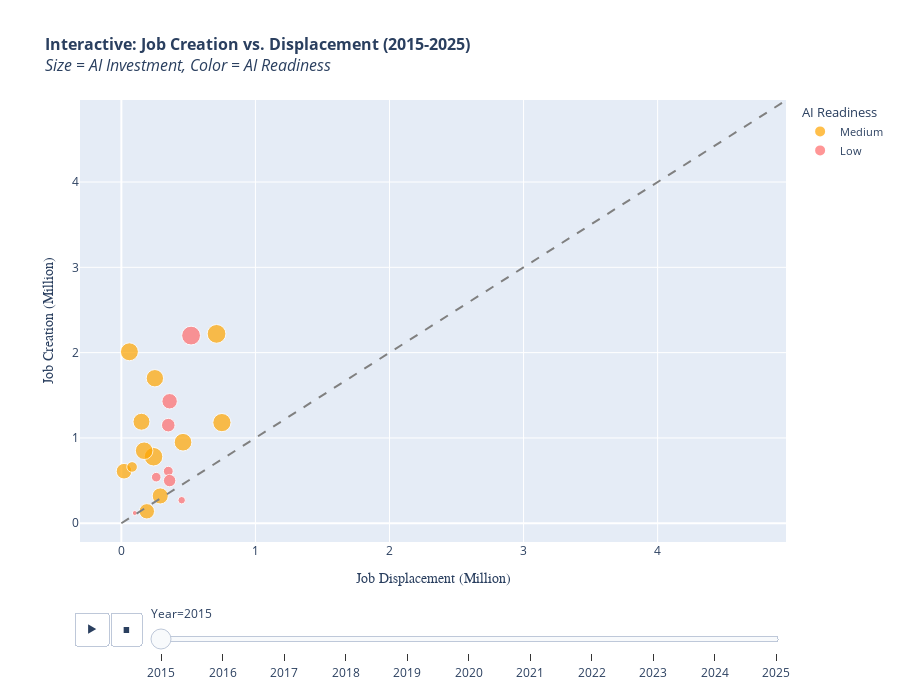

Notebook source saved alongside this figure:
### Markdown cell above
**Interpretation:** Strong positive correlations exist between AI investment, automation, and productivity. Interestingly, employment rate shows weak correlation with automation, suggesting complex dynamics. Reskilling investment positively correlates with job creation.

#### Figure 7: Interactive Plotly Visualization - Job Creation vs. Displacement by Country

**Purpose:** Enable interactive exploration of job market dynamics across countries and years.  
**Chart Type:** Interactive Plotly scatter plot - allows zooming, panning, and hover details for deeper exploration.

### Code cell
# Create interactive scatter plot with Plotly
fig_plotly = px.scatter(
    df_clean,
    x='Job_Displacement_Million',
    y='Job_Creation_Million',
    size='AI_Investment_BillionUSD',
    color='AI_Readiness_Category',
    hover_data=['Country', 'Year', 'Employment_Rate_Percent',
                'Reskilling_Investment_MillionUSD'],
    animation_frame='Year',
    animation_group='Country',
    color_discrete_map={'Low': '#FF6B6B',
                        'Medium': '#FFA500', 'High': '#4ECDC4'},
    title='<b>Interactive: Job Creation vs. Displacement (2015-2025)</b><br><i>Size = AI Investment, Color = AI Readiness</i>',
    labels={
        'Job_Displacement_Million': 'Job Displacement (Million)',
        'Job_Creation_Million': 'Job Creation (Million)',
        'AI_Readiness_Category': 'AI Readiness'
    },
    height=700
)

# Add diagonal line (y=x) for reference
max_val = max(df_clean['Job_Displacement_Million'].max(),
              df_clean['Job_Creation_Million'].max())
fig_plotly.add_shape(
    type='line', line=dict(dash='dash', color='gray', width=2),
    x0=0, y0=0, x1=max_val, y1=max_val
)

# Customize layout
fig_plotly.update_layout(
    font=dict(size=12),
    title_font_size=16,
    xaxis=dict(title_font=dict(size=14, family='Arial Black')),
    yaxis=dict(title_font=dict(size=14, family='Arial Black')),
    legend=dict(title_font=dict(size=13), font=dict(size=11))
)

fig_plotly.show()

print("Interactive Chart Features:")
print("  - Play/pause animation to see temporal changes")
print("  - Hover over points for detailed country information")
print("  - Click legend items to filter by AI readiness category")
print("  - Zoom and pan to explore specific regions")
print("  - Points above diagonal line = net positive job creation")

### Figure 1 — Plotly figure (JSON) as saved in the notebook; plotly's stock layout.template omitted (floating-point values rounded to 4 significant figures)
{"data": [{"customdata": [["United States", 2015, 65.5, 709.0], ["China", 2015, 68.44, 554.8], ["Germany", 2015, 76.12, 239.9], ["Japan", 2015, 61.85, 643.4], ["South Korea", 2015, 70.72, 596.8], ["France", 2015, 77.23, 141.2], ["Canada", 2015, 67.4, 943.0], ["Brazil", 2015, 71.14, 798.4], ["Netherlands", 2015, 73.11, 513.0], ["Sweden", 2015, 71.23, 908.0], ["Italy", 2015, 65.34, 491.3], ["Mexico", 2015, 65.97, 237.6]], "hovertemplate": "AI Readiness=Medium<br>Year=%{customdata[1]}<br>Job Displacement (Million)=%{x}<br>Job Creation (Million)=%{y}<br>AI_Investment_BillionUSD=%{marker.size}<br>Country=%{customdata[0]}<br>Employment_Rate_Percent=%{customdata[2]}<br>Reskilling_Investment_MillionUSD=%{customdata[3]}<extra></extra>", "ids": ["United States", "China", "Germany", "Japan", "South Korea", "France", "Canada", "Brazil", "Netherlands", "Sweden", "Italy", "Mexico"], "legendgroup": "Medium", "marker": {"color": "#FFA500", "size": [52.46, 71.55, 66.89, 76.35, 63.72, 68.7, 54.16, 77.94, 69.06, 24.97, 57.38, 73.69], "sizemode": "area", "sizeref": 0.4432, "symbol": "circle"}, "mode": "markers", "name": "Medium", "orientation": "v", "showlegend": true, "type": "scatter", "x": [0.19, 0.06, 0.25, 0.24, 0.15, 0.17, 0.02, 0.71, 0.46, 0.08, 0.29, 0.75], "xaxis": "x", "y": [0.14, 2.01, 1.7, 0.78, 1.19, 0.85, 0.61, 2.22, 0.95, 0.66, 0.32, 1.18], "yaxis": "y"}, {"customdata": [["India", 2015, 73, 630.3], ["United Kingdom", 2015, 61.6, 350.2], ["Australia", 2015, 63.42, 441.5], ["Russia", 2015, 66.31, 948.6], ["Turkey", 2015, 79.95, 142.4], ["Singapore", 2015, 75.84, 443.5], ["Spain", 2015, 79.42, 748.6], ["South Africa", 2015, 77.52, 260.8]], "hovertemplate": "AI Readiness=Low<br>Year=%{customdata[1]}<br>Job Displacement (Million)=%{x}<br>Job Creation (Million)=%{y}<br>AI_Investment_BillionUSD=%{marker.size}<br>Country=%{customdata[0]}<br>Employment_Rate_Percent=%{customdata[2]}<br>Reskilling_Investment_MillionUSD=%{customdata[3]}<extra></extra>", "ids": ["India", "United Kingdom", "Australia", "Russia", "Turkey", "Singapore", "Spain", "South Africa"], "legendgroup": "Low", "marker": {"color": "#FF6B6B", "size": [5.4, 21.49, 52.78, 20.54, 34.22, 12.36, 78.51, 40.95], "sizemode": "area", "sizeref": 0.4432, "symbol": "circle"}, "mode": "markers", "name": "Low", "orientation": "v", "showlegend": true, "type": "scatter", "x": [0.1, 0.35, 0.36, 0.26, 0.36, 0.45, 0.52, 0.35], "xaxis": "x", "y": [0.12, 0.61, 1.43, 0.54, 0.5, 0.27, 2.2, 1.15], "yaxis": "y"}], "layout": {"font": {"size": 12}, "height": 700, "legend": {"font": {"size": 11}, "itemsizing": "constant", "title": {"font": {"size": 13}, "text": "AI Readiness"}, "tracegroupgap": 0}, "shapes": [{"line": {"color": "gray", "dash": "dash", "width": 2}, "type": "line", "x0": 0, "x1": 4.95, "y0": 0, "y1": 4.95}], "sliders": [{"active": 0, "currentvalue": {"prefix": "Year="}, "len": 0.9, "pad": {"b": 10, "t": 60}, "steps": [{"args": [["2015"], {"frame": {"duration": 0, "redraw": false}, "fromcurrent": true, "mode": "immediate", "transition": {"duration": 0, "easing": "linear"}}], "label": "2015", "method": "animate"}, {"args": [["2016"], {"frame": {"duration": 0, "redraw": false}, "fromcurrent": true, "mode": "immediate", "transition": {"duration": 0, "easing": "linear"}}], "label": "2016", "method": "animate"}, {"args": [["2017"], {"frame": {"duration": 0, "redraw": false}, "fromcurrent": true, "mode": "immediate", "transition": {"duration": 0, "easing": "linear"}}], "label": "2017", "method": "animate"}, {"args": [["2018"], {"frame": {"duration": 0, "redraw": false}, "fromcurrent": true, "mode": "immediate", "transition": {"duration": 0, "easing": "linear"}}], "label": "2018", "method": "animate"}, {"args": [["2019"], {"frame": {"duration": 0, "redraw": false}, "fromcurrent": true, "mode": "immediate", "transition": {"duration": 0, "easing": "linear"}}], "label": "2019", "method": "animate"}, {"args": [["2020"], {"frame": {"duration": 0, "redraw": false}, "fromcurrent": true, "mode": "immediate", "transition": {"duration": 0, "easing": "linear"}}], "label": "2020", "method": "animate"}, {"args": [["2021"], {"frame": {"duration": 0, "redraw": false}, "fromcurrent": true, "mode": "immediate", "transition": {"duration": 0, "easing": "linear"}}], "label": "2021", "method": "animate"}, {"args": [["2022"], {"frame": {"duration": 0, "redraw": false}, "fromcurrent": true, "mode": "immediate", "transition": {"duration": 0, "easing": "linear"}}], "label": "2022", "method": "animate"}, {"args": [["2023"], {"frame": {"duration": 0, "redraw": false}, "fromcurrent": true, "mode": "immediate", "transition": {"duration": 0, "easing": "linear"}}], "label": "2023", "method": "animate"}, {"args": [["2024"], {"frame": {"duration": 0, "redraw": false}, "fromcurrent": true, "mode": "immediate", "transition": {"duration": 0, "easing": "linear"}}], "label": "2024", "method": "animate"}, {"args": [["2025"], {"frame": {"duration": 0, "redraw": false}, "fromcurrent": true, "mode": "immediate", "transition": {"duration": 0, "easing": "linear"}}], "label": "2025", "method": "animate"}], "x": 0.1, "xanchor": "left", "y": 0, "yanchor": "top"}], "title": {"font": {"size": 16}, "text": "<b>Interactive: Job Creation vs. Displacement (2015-2025)</b><br><i>Size = AI Investment, Color = AI Readiness</i>"}, "updatemenus": [{"buttons": [{"args": [null, {"frame": {"duration": 500, "redraw": false}, "fromcurrent": true, "mode": "immediate", "transition": {"duration": 500, "easing": "linear"}}], "label": "&#9654;", "method": "animate"}, {"args": [[null], {"frame": {"duration": 0, "redraw": false}, "fromcurrent": true, "mode": "immediate", "transition": {"duration": 0, "easing": "linear"}}], "label": "&#9724;", "method": "animate"}], "direction": "left", "pad": {"r": 10, "t": 70}, "showactive": false, "type": "buttons", "x": 0.1, "xanchor": "right", "y": 0, "yanchor": "top"}], "xaxis": {"anchor": "y", "domain": [0, 1], "title": {"font": {"family": "Arial Black", "size": 14}, "text": "Job Displacement (Million)"}}, "yaxis": {"anchor": "x", "domain": [0, 1], "title": {"font": {"family": "Arial Black", "size": 14}, "text": "Job Creation (Million)"}}}}
